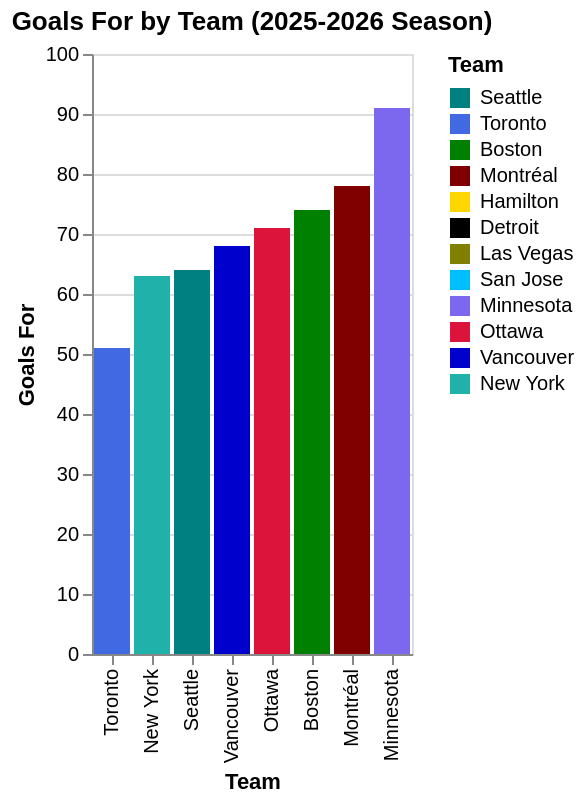

Notebook cell for this chart:
### Code cell
alt.Chart(standings_2025).mark_bar().encode(
    x=alt.X('city:N', axis=alt.Axis(title='Team'), sort=alt.EncodingSortField(field="goals_for", op="sum", order='ascending')),
    y=alt.Y('goals_for:Q', axis=alt.Axis(title='Goals For')),
    color=alt.Color('city:N', scale=alt.Scale(domain=color_domain, range=color_range), title='Team'),
    tooltip=['city', 'goals_for']
).properties(
    title='Goals For by Team (2025-2026 Season)'
)

### Figure 1 — Vega-Lite specification as saved in the notebook (floating-point values rounded to 4 significant figures)
{"config": {"view": {"continuousWidth": 300, "continuousHeight": 300}}, "data": {"name": "data-94fb04f13217721a8af538e206a44915"}, "mark": {"type": "bar"}, "encoding": {"color": {"field": "city", "scale": {"domain": ["Seattle", "Toronto", "Boston", "Montréal", "Hamilton", "Detroit", "Las Vegas", "San Jose", "Minnesota", "Ottawa", "Vancouver", "New York"], "range": ["teal", "RoyalBlue", "green", "maroon", "gold", "black", "Olive", "DeepSkyBlue", "MediumSlateBlue", "Crimson", "MediumBlue", "LightSeaGreen"]}, "title": "Team", "type": "nominal"}, "tooltip": [{"field": "city", "type": "nominal"}, {"field": "goals_for", "type": "nominal"}], "x": {"axis": {"title": "Team"}, "field": "city", "sort": {"field": "goals_for", "op": "sum", "order": "ascending"}, "type": "nominal"}, "y": {"axis": {"title": "Goals For"}, "field": "goals_for", "type": "quantitative"}}, "title": "Goals For by Team (2025-2026 Season)", "$schema": "https://vega.github.io/schema/vega-lite/v5.20.1.json", "datasets": {"data-94fb04f13217721a8af538e206a44915": [{"team_id": "3", "city": "Montréal", "nickname": "Victoire", "goals_for": "78", "goals_against": "41"}, {"team_id": "1", "city": "Boston", "nickname": "Fleet", "goals_for": "74", "goals_against": "45"}, {"team_id": "2", "city": "Minnesota", "nickname": "Frost", "goals_for": "91", "goals_against": "73"}, {"team_id": "5", "city": "Ottawa", "nickname": "Charge", "goals_for": "71", "goals_against": "73"}, {"team_id": "6", "city": "Toronto", "nickname": "Sceptres", "goals_for": "51", "goals_against": "72"}, {"team_id": "9", "city": "Vancouver", "nickname": "Goldeneyes", "goals_for": "68", "goals_against": "81"}, {"team_id": "4", "city": "New York", "nickname": "Sirens", "goals_for": "63", "goals_against": "83"}, {"team_id": "8", "city": "Seattle", "nickname": "Torrent", "goals_for": "64", "goals_against": "92"}]}}
